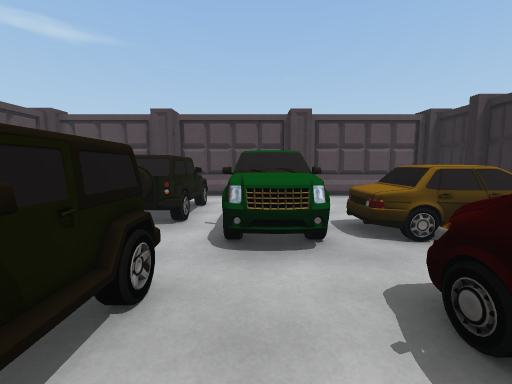
view 1 (above)

24 first-person views from a walk through a Unity game level. The camera is 1.5 m above the floor, tilts 6° down and sees 90° across. The floor is counted in squares, 1 m on a side. Each view is taken from the middle of a square. On the plan, view 1 faces up. The plan holds only what a view shows up to about 13 squares ahead; the rest is blank. The place goes on beyond the plan. The player is left out.

view 2
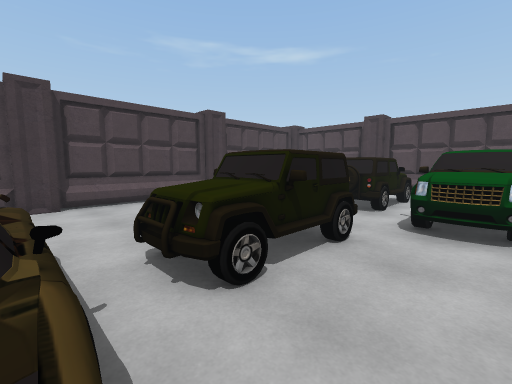

view 3
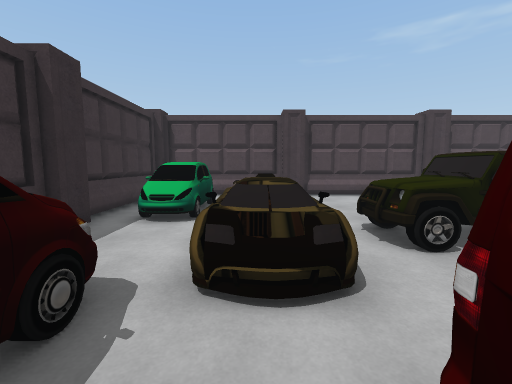

view 4
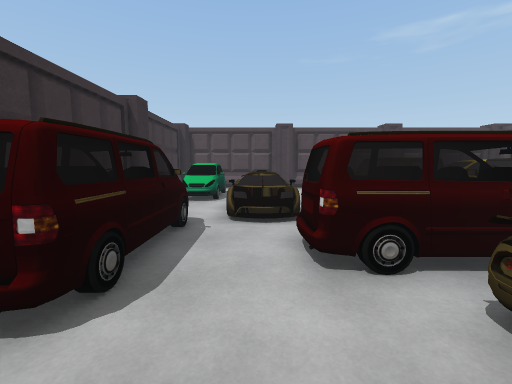

view 5
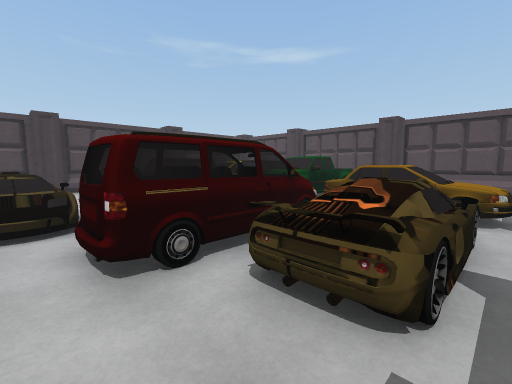

view 6
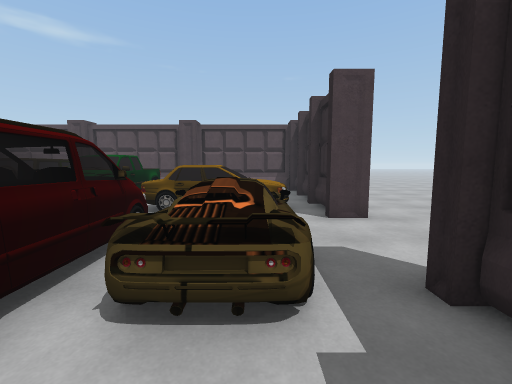

view 7
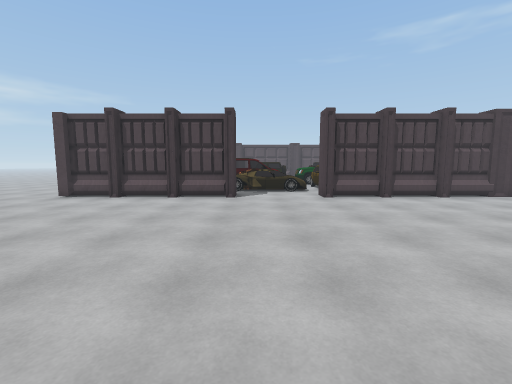

view 8
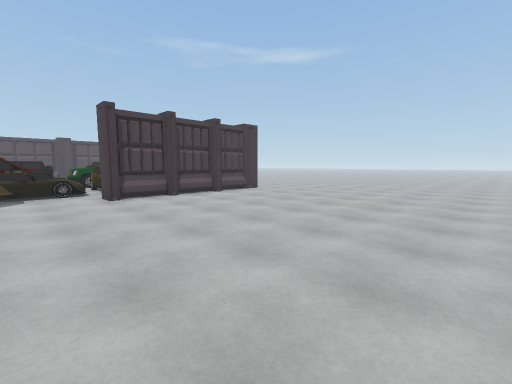

view 9
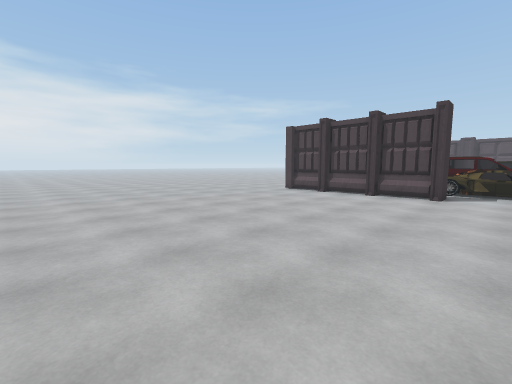

view 10
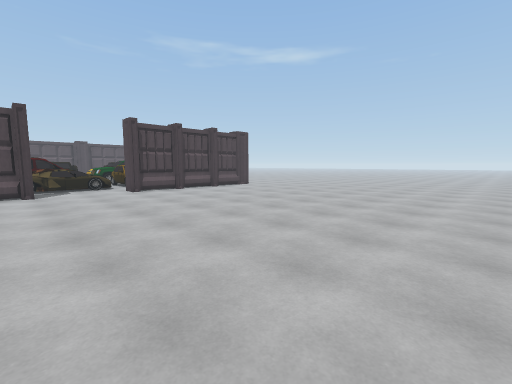

view 11
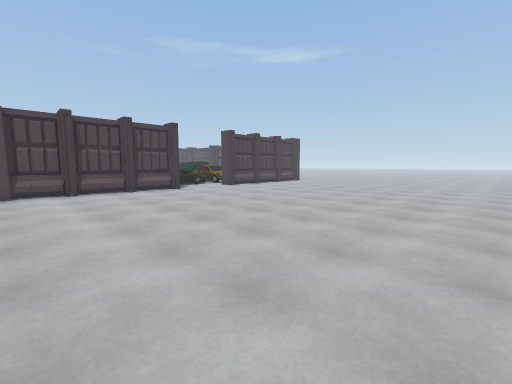

view 12
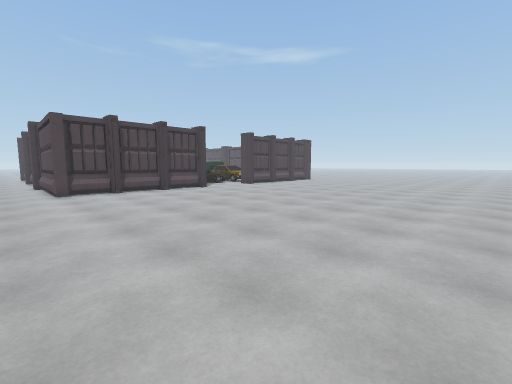

view 13
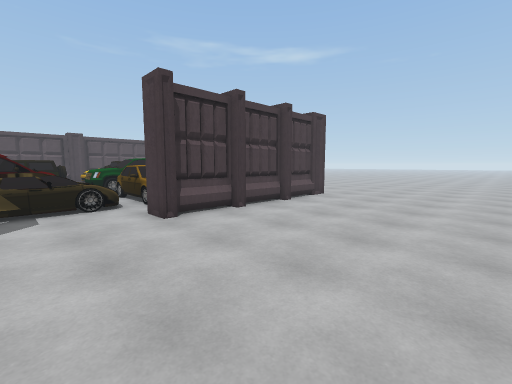

view 14
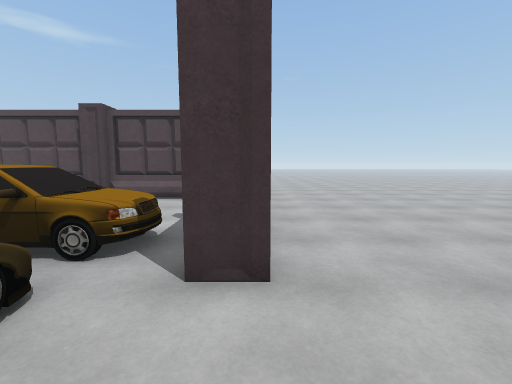

view 15
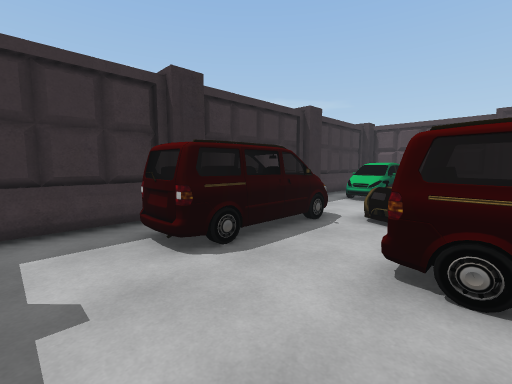

view 16
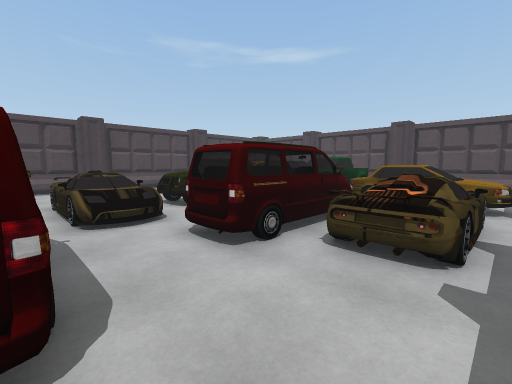

view 17
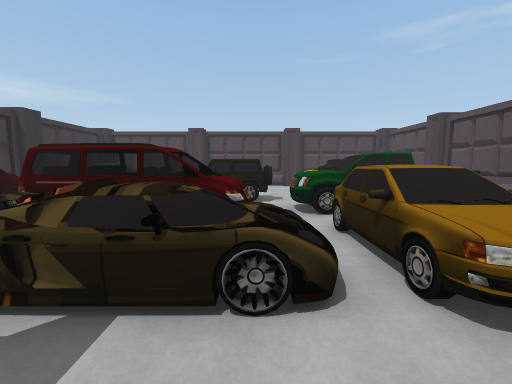

view 18
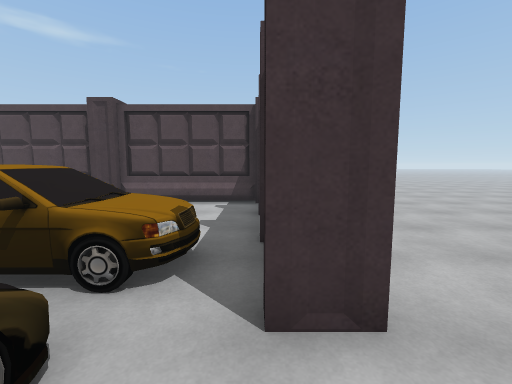

view 19
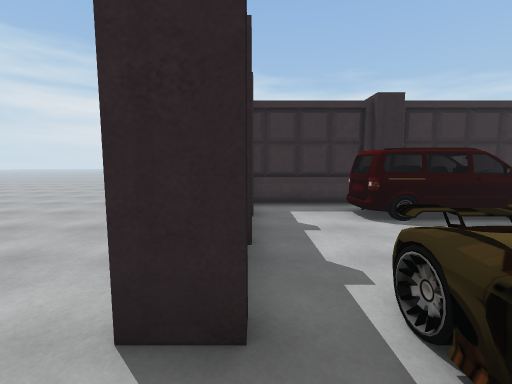

view 20
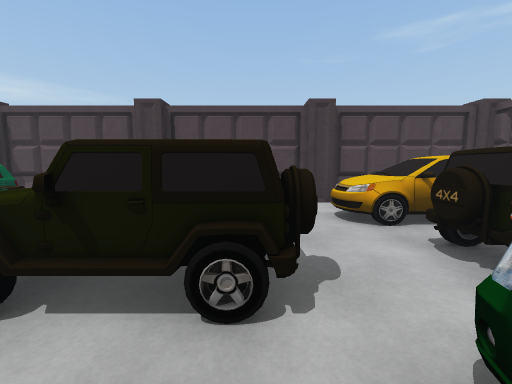

view 21
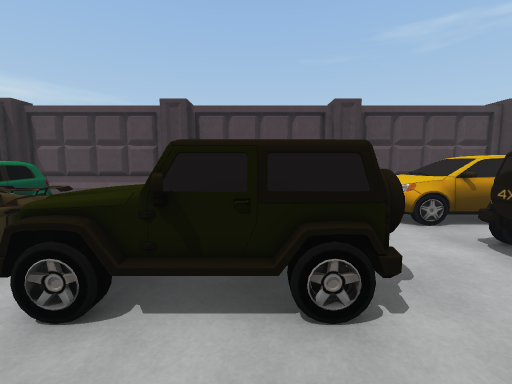

view 22
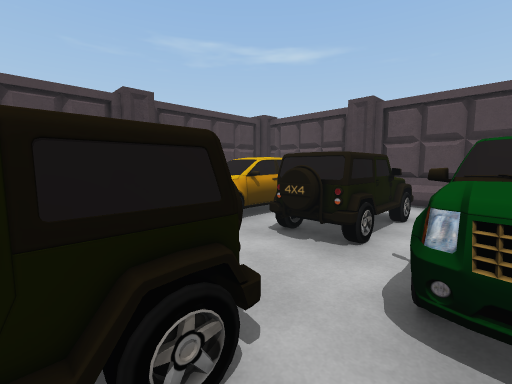

view 23
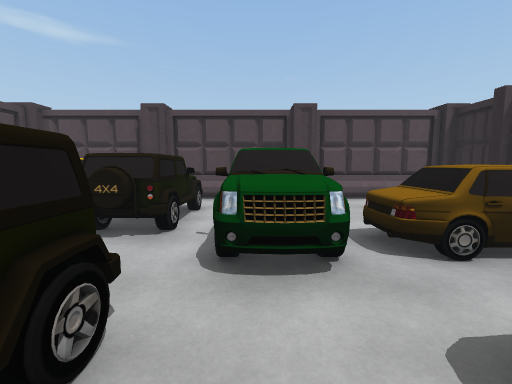

view 24
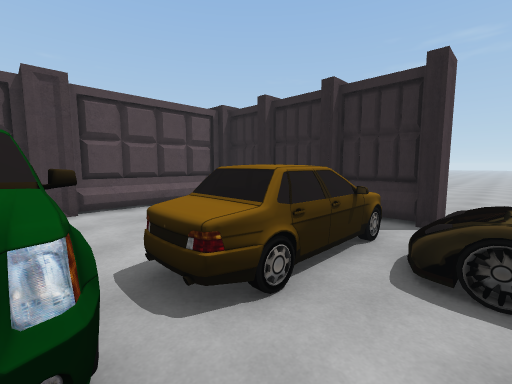

### Floor plan
Key: @ floor where view 1 was taken; # wall or solid block; . floor; = window, fence, low wall or low ledge; ^ raised ledge; B box; C car; W wheel; O other object.
Columns run from 10 left of view 1 to 24 right of it. Each row starts with its distance up from view 1.
 15                       .............
 14                     ...............
 13  ###################...............
 12 ####################...............
 11 #           ......BB...............
 10 #  OOO  ^  O... ..##...............
  9 #  OOO  ^  O..  ..BB...............
  8 #  OOO### OO..  ..BB...............
  7 #  OOOW## OO.OOOO ##...............
  6 ##.OOO###OOOOOOOOOBB...............
  5 ##.OO....OOOOOOOOOBB...............
  4 #=   .. #=OO...CC.##...............
  3 #=     ##=..OOCCC..................
  2 #=     ###..OO CCC.................
  1 #=...  #==..OO CC..................
  0 #=.... O^^@.OOOCC.##...............
 -1 ##.... ==...OOOCC.BB...............
 -2 ##    CCCCC.OO....BB...............
 -3 #=    CCCCC.......##...............
 -4 #=....CCCCC.......BB...............
 -5 #= OOOO...OOOOOO..BB...............
 -6 #=   OO... OOOOO..B#...............
 -7 ##    ##   O OO...BB...............
 -8  ###################...............
 -9                  .................
-10                  ................ .

Positions as (right, up) in squares from view 1, and headings:
1: (0, 0), facing up
2: (1, -2), facing up-left
3: (3, -3), facing left
4: (7, -3), facing left
5: (7, -3), facing up-left
6: (6, -3), facing up
7: (21, 1), facing left
8: (21, 1), facing up-left
9: (22, 2), facing down-left
10: (24, -1), facing up-left
11: (24, -8), facing up-left
12: (24, -10), facing up-left
13: (16, 1), facing up-left
14: (9, 1), facing up
15: (7, -1), facing down-left
16: (7, -5), facing up-left
17: (9, 3), facing left
18: (8, 2), facing up
19: (8, 2), facing down
20: (1, 3), facing left
21: (1, 2), facing left
22: (0, 2), facing up-left
23: (0, 1), facing up
24: (1, 3), facing up-right
